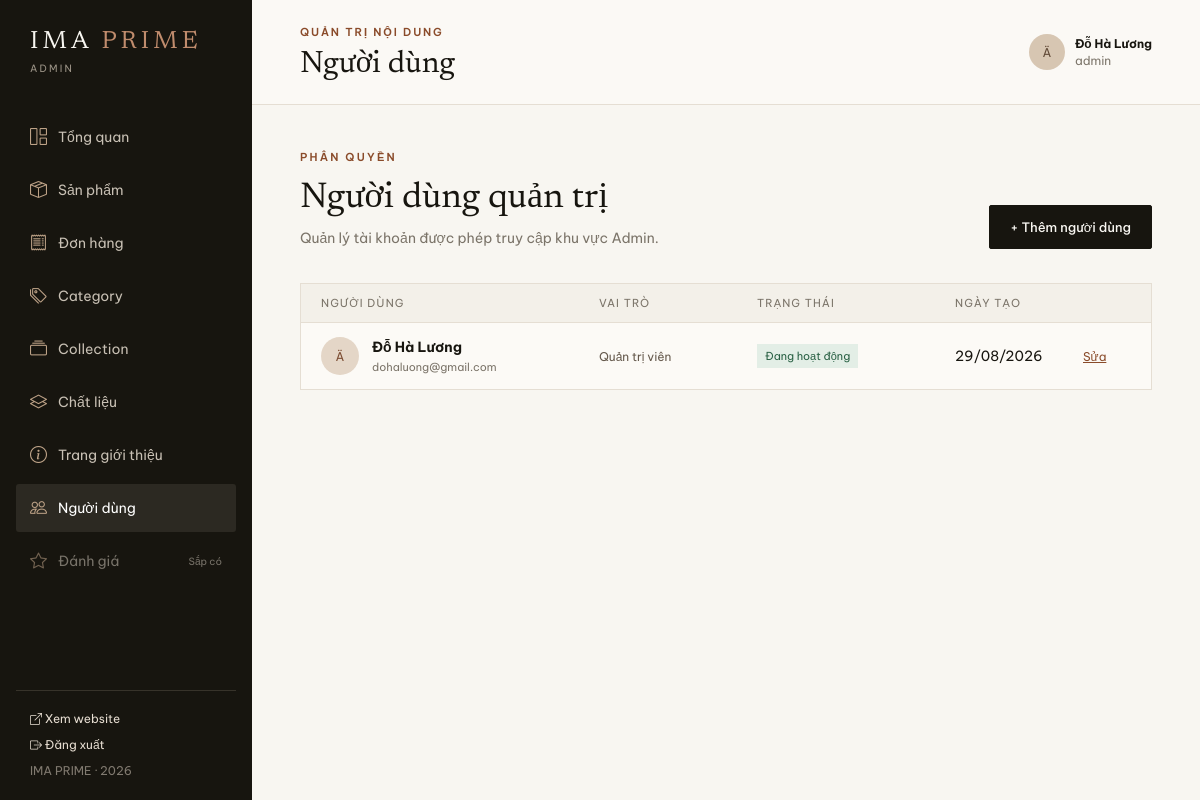
The page /admin/users.php (signed in) on the database its author committed.
### tables this page shows
CREATE TABLE IF NOT EXISTS users (
 id INT UNSIGNED AUTO_INCREMENT PRIMARY KEY, name VARCHAR(120) NOT NULL, email VARCHAR(190) NOT NULL UNIQUE,
 password_hash VARCHAR(255) NOT NULL, role ENUM('admin','editor') NOT NULL DEFAULT 'editor', active TINYINT(1) NOT NULL DEFAULT 1,
 created_at TIMESTAMP DEFAULT CURRENT_TIMESTAMP
);

### admin/auth.php (called while the page is built, shortened)
<?php
function current_admin(): array { return $_SESSION['admin_user'] ?? []; }

### admin/users.php (the view)
<?php require '_layout.php'; $pdo=db(); $users=[]; if($pdo)try{$users=$pdo->query('SELECT id,name,email,role,active,created_at FROM users ORDER BY id')->fetchAll(PDO::FETCH_ASSOC);}catch(Throwable $e){} admin_header('Người dùng','users'); admin_flash(); ?><section class="products-admin"><div class="dashboard-actions"><div><div class="kicker">Phân quyền</div><h2>Người dùng quản trị</h2><p>Quản lý tài khoản được phép truy cập khu vực Admin.</p></div><a class="admin-button" href="user-form.php">+ Thêm người dùng</a></div><?php if(!$pdo): ?><div class="notice error">MySQL chưa kết nối.</div><?php else: ?><div class="product-table users-table"><div class="table-row table-head"><span>Người dùng</span><span>Vai trò</span><span>Trạng thái</span><span>Ngày tạo</span><span></span></div><?php foreach($users as $u): ?><article class="table-row"><div class="admin-product"><span class="avatar"><?=strtoupper(substr($u['name'],0,1))?></span><div><b><?=htmlspecialchars($u['name'])?></b><small><?=htmlspecialchars($u['email'])?></small></div></div><span class="role"><?=$u['role']==='admin'?'Quản trị viên':'Biên tập viên'?></span><span class="visibility <?=$u['active']?'visible':'hidden'?>"><?=$u['active']?'Đang hoạt động':'Đã khoá'?></span><span><?=date('d/m/Y',strtotime($u['created_at']))?></span><div class="table-actions"><a href="user-form.php?id=<?=$u['id']?>">Sửa</a><?php if($u['id'] != (current_admin()['id']??0)): ?><form method="post" action="user-delete.php" onsubmit="return confirm('Xoá người dùng này?')"><input type="hidden" name="id" value="<?=$u['id']?>"><button>Xoá</button></form><?php endif ?></div></article><?php endforeach ?></div><?php endif ?></section><?php admin_footer(); ?>

### admin/_layout.php (shortened to what this page needs)
<?php
require_once __DIR__.'/auth.php';
function admin_header(string $title, string $active = 'dashboard'): void {
    $user = current_admin();
    $items = [
        'dashboard' => ['index.php', 'bi-grid-1x2', 'Tổng quan'],
        'products' => ['products.php', 'bi-box-seam', 'Sản phẩm'],
        'orders' => ['orders.php', 'bi-receipt', 'Đơn hàng'],
        'categories' => ['categories.php', 'bi-tags', 'Category'],
        'collections' => ['collections.php', 'bi-collection', 'Collection'],
        'materials' => ['materials.php', 'bi-layers', 'Chất liệu'],
        'about' => ['about-form.php', 'bi-info-circle', 'Trang giới thiệu'],
        'users' => ['users.php', 'bi-people', 'Người dùng'],
    ];
    ?>
<!doctype html><html lang="vi"><head><link rel="stylesheet" href="https://cdn.jsdelivr.net/npm/bootstrap-icons@1.11.3/font/bootstrap-icons.min.css"><link rel="stylesheet" href="assets/admin.css"></head><body><div class="admin-shell"><aside class="sidebar"><a class="admin-brand" href="index.php">IMA <em>PRIME</em><small>ADMIN</small></a><nav class="side-nav"><?php foreach ($items as $key => [$url, $icon, $label]): ?><a class="<?=$active === $key ? 'active' : ''?>" href="<?=$url?>"><i class="bi <?=$icon?>"></i><?=$label?></a><?php endforeach; ?><a class="disabled" href="#"><i class="bi bi-star"></i>Đánh giá <small>Sắp có</small></a></nav><div class="sidebar-bottom"><a href="../index.php" target="_blank"><i class="bi bi-box-arrow-up-right"></i> Xem website</a><a href="logout.php"><i class="bi bi-box-arrow-right"></i> Đăng xuất</a><span>IMA PRIME · 2026</span></div></aside><main class="admin-main"><header class="admin-top"><div><p>Quản trị nội dung</p><h1><?=htmlspecialchars($title)?></h1></div><div class="admin-user"><span><?=strtoupper(substr($user['name'] ?? 'A', 0, 1))?></span><div><b><?=htmlspecialchars($user['name'] ?? 'Quản trị viên')?></b><small><?=htmlspecialchars($user['role'] ?? 'admin')?></small></div></div></header>
<?php
}
function admin_footer(): void {
    $assetVersion = (string) filemtime(__DIR__ . '/assets/admin.js');
    echo '</main></div><script src="assets/admin.js?v='.$assetVersion.'"></script>';
    echo '</body></html>';
}

### admin/assets/admin.css (style rules this page uses)
:root { --ink:#17150f;--paper:#f8f6f1;--white:#fcfaf6;--line:#e5ded3;--muted:#7b7469;--brown:#8a4b2a;--green:#2e6349;--sand:#efeae0 }
* { box-sizing:border-box }
body { margin:0;background:var(--paper);color:var(--ink);font:14px 'Be Vietnam Pro',sans-serif }
.admin-shell { min-height:100vh;display:flex }
.sidebar { width:252px;background:#17150f;color:#d8d0c2;min-height:100vh;position:fixed;display:flex;flex-direction:column;padding:30px 16px 22px }
.admin-brand { color:#f8f6f1;font:25px 'Newsreader',serif;letter-spacing:.16em;padding:0 14px 38px;text-decoration:none }
.admin-brand em { font-style:normal;color:#c08c6d }
.admin-brand small { display:block;font:10px 'Be Vietnam Pro',sans-serif;letter-spacing:.22em;margin-top:7px;color:#9d9588 }
.side-nav { display:grid;gap:5px }
.side-nav a { color:#c8c0b4;text-decoration:none;padding:13px 14px;border-radius:3px;display:flex;align-items:center;gap:12px }
.side-nav a.active { background:#2c2922;color:#fff }
.side-nav a.disabled { opacity:.55;cursor:default }
.side-nav a small { margin-left:auto;font-size:10px }
.sidebar-bottom { margin-top:auto;border-top:1px solid #37332a;padding:20px 14px 0;display:grid;gap:11px;font-size:12px }
.sidebar-bottom a { color:#e6ddd1;text-decoration:none }
.sidebar-bottom span { color:#817a70 }
.admin-main { margin-left:252px;width:calc(100% - 252px);min-height:100vh }
.admin-top { height:105px;border-bottom:1px solid var(--line);background:rgba(252,250,246,.85);display:flex;align-items:center;justify-content:space-between;padding:0 48px }
.admin-top p,.admin-top h1 { margin:0 }
.admin-top p { font-size:11px;text-transform:uppercase;letter-spacing:.17em;color:var(--brown);font-weight:600;margin-bottom:5px }
.admin-top h1 { font:31px 'Newsreader',serif }
.admin-user { display:flex;gap:10px;align-items:center }
.admin-user>span { background:#d7c6b2;width:36px;height:36px;border-radius:50%;display:grid;place-items:center;color:#604936;font-size:12px }
.admin-user b,.admin-user small { display:block;font-size:12px }
.admin-user small { color:var(--muted);margin-top:2px }
.dashboard,.products-admin,.form-page { max-width:1300px;margin:auto;padding:45px 48px 70px }
.dashboard-actions { display:flex;align-items:end;justify-content:space-between;gap:25px;margin-bottom:34px }
.kicker { font-size:11px;text-transform:uppercase;letter-spacing:.2em;color:var(--brown);font-weight:600 }
.dashboard-actions h2,.form-heading h2 { font:36px 'Newsreader',serif;margin:10px 0 }
.dashboard-actions p,.form-heading p { margin:0;color:var(--muted);line-height:1.6 }
.admin-button { background:var(--ink);color:var(--paper);border:1px solid var(--ink);padding:13px 20px;text-decoration:none;display:inline-flex;justify-content:center;align-items:center;font:500 13px 'Be Vietnam Pro',sans-serif;cursor:pointer;border-radius:2px }
.product-table { border:1px solid var(--line);background:var(--white) }
.table-row { display:grid;grid-template-columns:minmax(260px,1.7fr) 140px minmax(180px,1.2fr) 110px 80px;gap:18px;align-items:center;padding:14px 20px;border-top:1px solid var(--line) }
.table-head { border:0;background:#f3f0e9;font-size:11px;text-transform:uppercase;letter-spacing:.1em;color:var(--muted);padding-top:12px;padding-bottom:12px }
.admin-product { display:flex;align-items:center;gap:13px }
.admin-product b,.admin-product small { display:block }
.admin-product small { color:var(--muted);font-size:11px;margin-top:4px }
.visibility { font-size:11px;padding:5px 8px;width:max-content }
.visibility.visible { background:#e3eee6;color:#286043 }
.table-actions { display:flex;gap:10px }
.table-actions a,.table-actions button { color:var(--brown);background:none;border:0;padding:0;font:12px 'Be Vietnam Pro',sans-serif;cursor:pointer }
.avatar { display:grid;place-items:center;width:38px;height:38px;background:#e4d6c7;color:#7b4c32;border-radius:50%;font-size:12px }
.role { font-size:12px;color:#65594c }
.side-nav a i { width:16px;color:#bda287;font-size:17px;text-align:center;font-style:normal }
.sidebar-bottom i { font-style:normal }

### rows shown on the page
users: name "Ä", name "Đỗ Hà Lương", role "admin", email "dohaluong@gmail.com", shows "Quản trị viên", active "Đang hoạt động", created_at "29/08/2026"

### other values the page prints
$label "Tổng quan"
$label "Sản phẩm"
$label "Đơn hàng"
$label "Category"
$label "Collection"
$label "Chất liệu"
$label "Trang giới thiệu"
$label "Người dùng"
$title "Người dùng"
